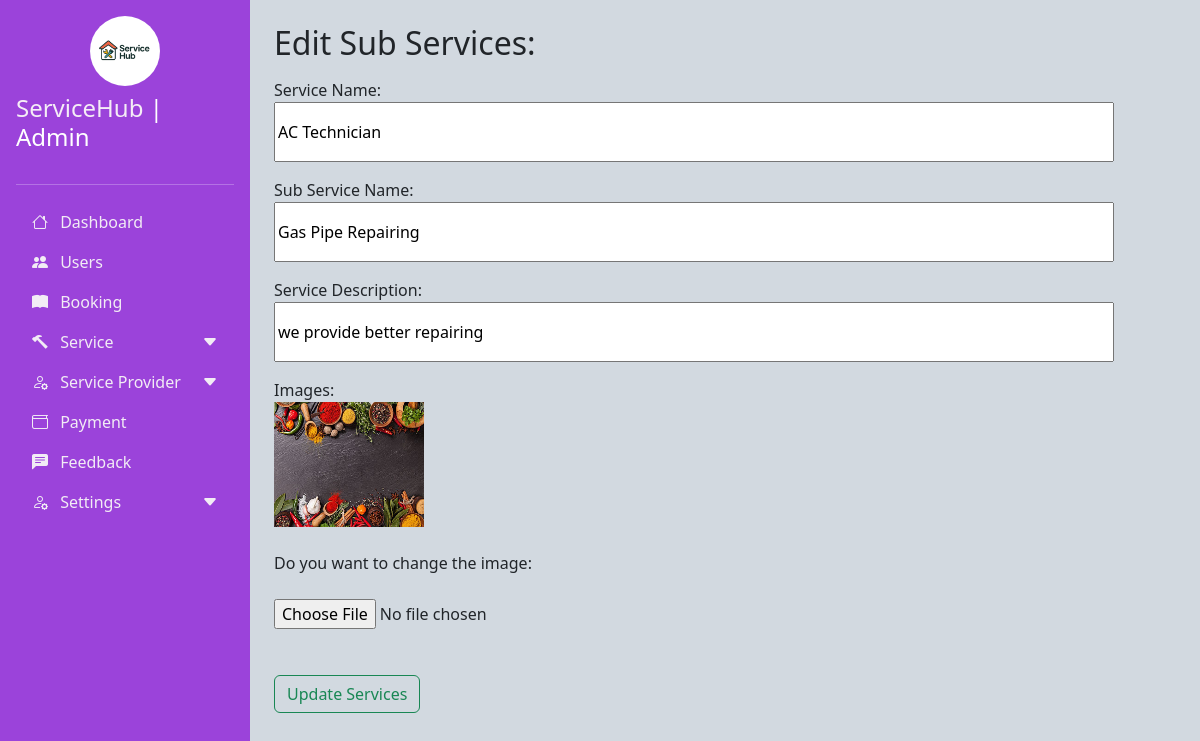
Page /Admin/subservice_edit.php?id=5 (signed in) on the earlier database version.
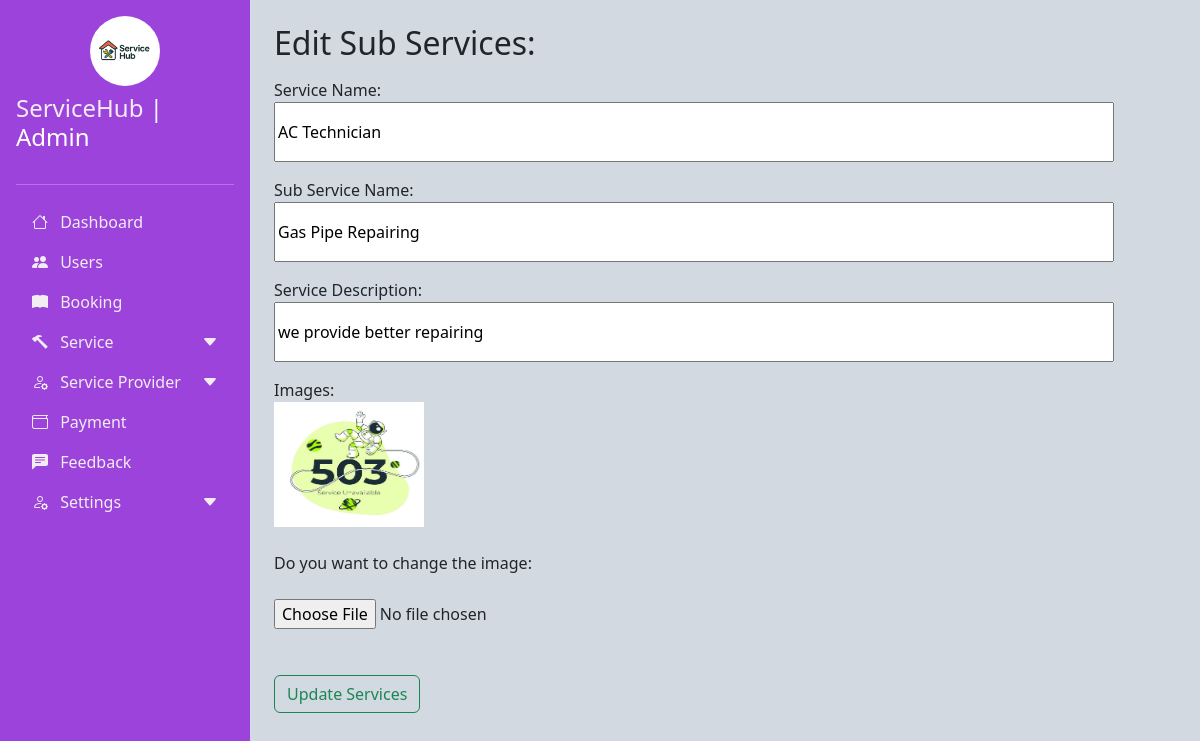
Same page on the later database version.
### tables this page shows
CREATE TABLE `subservice` (
  `subservice_id` int(11) NOT NULL,
  `service_id` int(11) NOT NULL,
  `subservice_name` varchar(40) NOT NULL,
  `service_des` text NOT NULL,
  `image` text NOT NULL
);

CREATE TABLE `service` (
  `service_id` int(11) NOT NULL,
  `service_name` varchar(20) NOT NULL,
  `image` text NOT NULL
);

### Admin/subservice_edit.php (the view, shortened to what this page needs)
<!DOCTYPE html>
<html lang="en">
<head>
    <link href="./css/bootstrap.min.css" rel="stylesheet" >
    <link rel="stylesheet" href="https://cdn.jsdelivr.net/npm/bootstrap-icons@1.10.0/font/bootstrap-icons.css">
    <link rel="stylesheet" href="custom.css">
</head>
<body>
    <div class="d-flex ">
        <?php
            include_once "sidenav.php";
        ?>
        <div class="main-content p-4" id="mainContent">
                 <?php
                        include_once "connection.php";
                        $res=mysqli_query($con,"select subservice.*,service.service_name from subservice inner join service on
                        subservice.service_id=service.service_id where subservice_id='".$_GET['id']."'");
                        if($row=mysqli_fetch_array($res))
                        {
                 ?>
            <div class="o35">
                <div class="col-md-8">
                    <div class="card-body ab2">
                        <h2>Edit Sub Services:</h2>
                        <p class="card-text">
                            <form method="POST" action="subservice_update.php" enctype="multipart/form-data">
                                <div class="mb-3">
                                    <label>Service Name:</label><br>
                                    <input type="text" name="s_name" id="s_name" value="<?php echo $row['service_name']?>"class="con1" required>
                                </div>
                                <div class="mb-3">
                                    <label>Sub Service Name:</label><br>
                                    <input type="text" name="sub_name" id="sub_name" value="<?php echo $row['subservice_name']?>"class="con1" required>
                                </div>
                               <div class="mb-3">
                                    <label>Service Description:</label><br>
                                    <input type="text" name="s_des" id="s_des" value="<?php echo $row['service_des']?>"class="con1" required>
                                </div>
                                <div class="mb-3">
                                    <label>Images:</label><br>
                                    <img src="./img/<?php echo $row['image']?> "height="125px"width="150px"><br><br>
                                    <label>Do you want to change the image:</label><br><br>
                                    <input type="file" name="s_img" id="s_img" class="con1">
                                </div>
                                <button type="submit" class="btn btn-outline-success">Update Services</button>
                            </form>
                        </p>
                    </div>
                </div>
            </div>
            <?php
                }
            ?>
        </div>
    </div>
</body>
</html>

Differences in the rows shown:
changed subservice "Gas Pipe Repairing": image: a different picture
